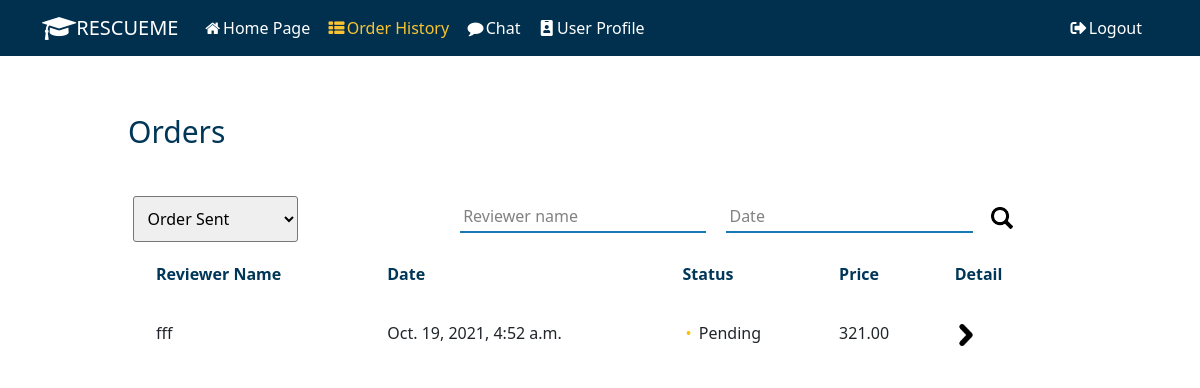
/order/ (signed in), run on an earlier commit of the app's database.
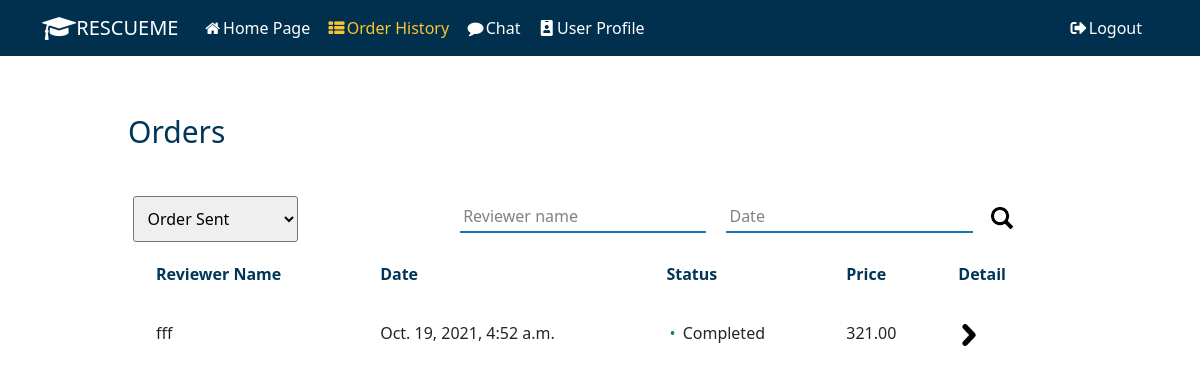
And on a later commit of the database.
### resume_review/models.py (models this page shows, shortened)
class Order(models.Model):
    PENDING = 'Pending'
    ACCEPT = 'Accepted'
    REJECT = 'Rejected'
    COMPLETE = 'Completed'
    Order_State = [
        (PENDING, 'Pending'),
        (ACCEPT, 'Accepted'),
        (REJECT, 'Rejected'),
        (COMPLETE, 'Completed'),
    ]
    account = models.ForeignKey(Account, on_delete=models.PROTECT)
    reviewer = models.ForeignKey(Reviewer, on_delete=models.PROTECT)
    create_at = models.DateTimeField(null=False, default=timezone.now)
    finished_at = models.DateTimeField(null=True)
    state = models.CharField(
        max_length=100, choices=Order_State, default=PENDING)
    resume = models.FileField(upload_to ='resumes', null=True)

class Reviewer(models.Model):
    account = models.ForeignKey(Account, on_delete=models.CASCADE)
    price = models.DecimalField(max_digits=6, decimal_places=2, default=0)
    specialized_field = models.CharField(max_length=255)
    self_intro = models.TextField()
    delivery_time = models.DateTimeField(null=False, default=timezone.now)

class Account(models.Model):
    FRESHMEN = 'Freshmen'
    SOPHOMORE = 'Sophomore'
    JUNIOR = 'Junior'
    SENIOR = 'Senior'
    GRADUATE = 'Graduate'
    ACADEMIC_STANDING = [
        (FRESHMEN, 'Freshmen'),
        (SOPHOMORE, 'Sophomore'),
        (JUNIOR, 'Junior'),
        (SENIOR, 'Senior'),
        (GRADUATE, 'Graduate'),
    ]
    MAJOR = source_api.get_major_list()
    user = models.ForeignKey(User, on_delete=models.CASCADE)
    first_name = models.CharField(max_length=255)
    last_name = models.CharField(max_length=255)
    major = models.CharField(max_length=255, choices=MAJOR)
    academic = models.CharField(
        max_length=255, choices=ACADEMIC_STANDING)
    phone = models.CharField(max_length=12)
    create_at = models.DateField(auto_now=True)
    avatar = models.ImageField(
        upload_to='profile_pic', null=True, default='user.png')

### resume_review/views.py (the view)
# urls.py: path('order/', views.OrderPageView.as_view(), name='order'),
class OrderPageView(TemplateView):
    template_name = "order.html"
    def get(self, request, *args, **kwargs):
        context = self.get_context_data(**kwargs)
        if not self.request.user.is_authenticated:
            return HttpResponseRedirect('/')
        return self.render_to_response(context)
    def get_context_data(self, **kwargs):
        context = super().get_context_data(**kwargs)
        user = self.request.user
        current_account = user_api.get_account_by_user(user)
        user_order = Order.objects.filter(account=current_account)
        current_reviewer = user_api.get_reviewer_by_account(current_account)
        reviewer_order = Order.objects.filter(
            reviewer=current_reviewer) if current_reviewer is not None else None
        context['user_order'] = user_order
        context['reviewer_order'] = reviewer_order
        return context

### resume_review/user_api.py (called while the page is built)
def get_reviewer_by_account(account):
    try:
        reviewers = Reviewer.objects.filter(account=account)
        if len(reviewers) == 0:
            logger.error('cannot find reviewer for %s' % account.user)
            return None
        return reviewers[0]
    except:
        logger.error('get_reviewer_by_account failed')
    return None

def get_account_by_user(user):
    try:
        accounts = Account.objects.filter(user=user)
        if len(accounts) == 0:
            logger.error('cannot find account for user %s' % user)
            return None
        return accounts[0]
    except:
        logger.error('get_account_by_user failed')
    return None

### resume_review/templates/order.html (shortened to what this page needs)
{% extends "base.html" %}
{% load static %}
{% block content %}
<link rel="stylesheet" href="{% static 'css/orderpage.css' %}" />
        <section class='order-section'>
            <div class='order-title'> <h2>Orders </h2></div>
            <div class="order-search row">
                <div class="col-sm-4 order-col-element" >
                    <select id="order-select">
                        <option value="user">Order Sent</option>
                    </select>
                </div>
                <div class="col-sm-8 order-col-element" >
                    <form id='order-srch-form'>
                        <input type="text" placeholder="Reviewer name">
                        <input type="text" placeholder="Date">
                        <button type="submit" class='search-order-button'> <img src="{% static 'img/search_icon.png' %}"> </button>
                    </form>
                </div>
            </div>
            <section class='order-table'>
                <table>
                    <thead>
                        <tr>
                            <th>Reviewer Name</th>
                            <th>Date</th>
                            <th>Status</th>
                            <th>Price</th>
                            <th>Detail</th>
                        </tr>
                    </thead>
                    <tbody>
                        {% for order in user_order %}
                        <tr data-href= "/order_detail/?order_id={{ order.id }}">
                            <td>{{ order.reviewer.account.first_name }}</td>
                            <td>{{ order.create_at }}</td>
                            <td id = "status-of-order">
                            <span class="status text-success">•</span>
                            {{ order.state }}
                            </td>
                            <td>{{ order.reviewer.price }}</td>
                            <td class='go-to-detail'>
                                <a href="/order_detail/?order_id={{ order.id }}"> <img src="{% static 'img/right-arrow.png' %}"></a>
                            </td>
                        </tr>
                        {% endfor %}
                    </tbody>
                </table>
            </section>
        </section>
    </body>
{% endblock %}

What changed in the data, as far as the page shows it:
changed Order "fff": state "Pending" → "Completed"
